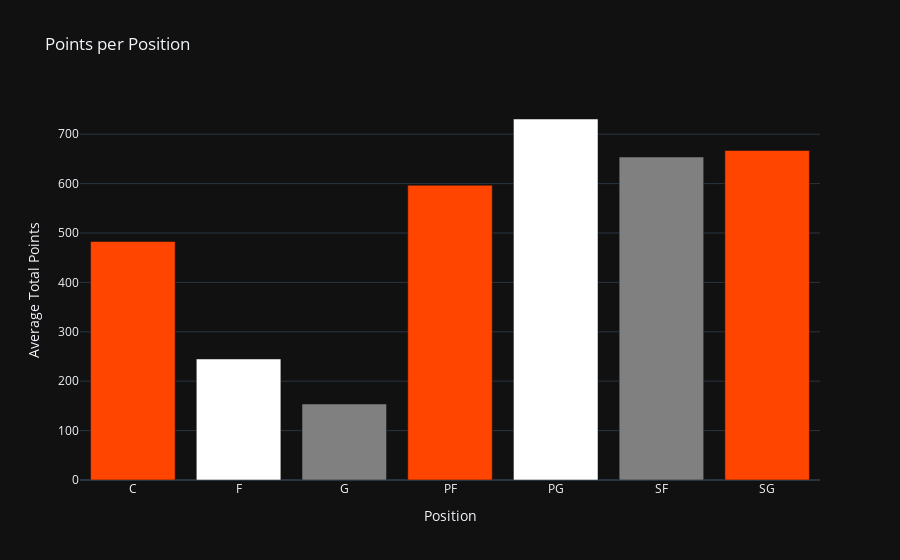

Notebook code cell kept with this figure:
### Code cell
position_stats = df.groupby(['Position']).agg({'Total_Points': 'mean'}).reset_index()

fig = go.Figure()

fig.add_trace(go.Bar(
    x=position_stats['Position'],
    y=position_stats['Total_Points'],
    marker=dict(color=['orangered', 'white', 'grey','orangered', 'white', 'grey','orangered']),
))

fig.update_layout(
    title='Points per Position',
    xaxis_title='Position',
    yaxis_title='Average Total Points',
    template='plotly_dark'
)

fig.show()

### Figure 1 — Plotly figure (JSON) as saved in the notebook; plotly's stock layout.template omitted (floating-point values rounded to 4 significant figures)
{"data": [{"marker": {"color": ["orangered", "white", "grey", "orangered", "white", "grey", "orangered"]}, "type": "bar", "x": ["C", "F", "G", "PF", "PG", "SF", "SG"], "y": [482.8, 245, 153.8, 596.8, 730.8, 653.8, 667.0]}], "layout": {"title": {"text": "Points per Position"}, "xaxis": {"title": {"text": "Position"}}, "yaxis": {"title": {"text": "Average Total Points"}}}}
